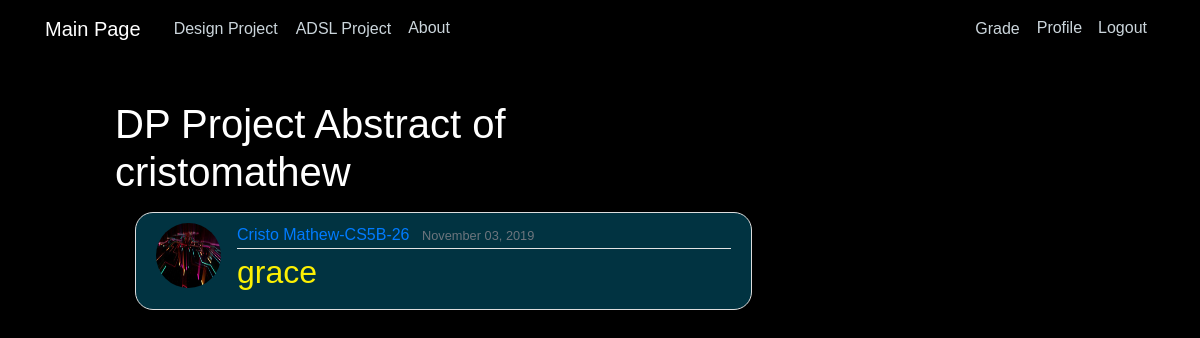
The page /DP/user/cristomathew (signed in) on the database its author committed.
### DP/models.py (models this page shows, shortened)
class Document(models.Model):
    title = models.CharField(max_length=100)
    description = models.CharField(max_length=255, blank=True)
    author = models.ForeignKey(User, on_delete=models.CASCADE)
    document = models.FileField(upload_to='documents/')
    uploaded_at = models.DateTimeField(default=timezone.now)
    class_div = models.CharField(max_length=10, default='Null')
    rollno = models.CharField(max_length=10, default='No')
    name = models.CharField(max_length=10, default='No')

### users/models.py (models this page shows, shortened)
class Profile(models.Model):
    user = models.OneToOneField(User, on_delete=models.CASCADE)
    name = models.CharField(max_length=30, default="name")
    class_div = models.CharField(max_length=10)
    rollno = models.CharField(max_length=10)
    image = models.ImageField(default='profile_pics/default.jpg', upload_to='profile_pics')

### DP/views.py (the view)
# urls.py: path('user/<str:username>',UserPostListView.as_view(), name="DP-user-abstract"),
class UserPostListView(LoginRequiredMixin,ListView):
    model = Document
    template_name = 'DP/user_abstract.html'
    context_object_name = 'posts'
    def get_queryset(self):
        user = get_object_or_404(User, username=self.kwargs.get('username'))
        return Document.objects.filter(author=user).order_by('uploaded_at')

### DP/templates/DP/user_abstract.html
{% extends "home/base.html" %}
{% load static %}
{% block content %}
    <h1 class="mb-3">DP Project Abstract of {{ view.kwargs.username }}</h1>
    {% for post in posts %}
    <article class="media content-section">
      <img class="rounded-circle article-img" src="{{ post.author.profile.image.url }}">
      <div class="media-body">
        <div class="article-metadata">
          <a class="mr-2" href="{% url 'DP-user-abstract' post.author.username %}">{{ post.author.profile.name }}-{{ post.author.profile.class_div }}-{{ post.author.profile.rollno }}</a>
          <small class="text-muted">{{ post.uploaded_at|date:"F d, Y" }}</small>
        </div>
        <h2><a class="article-title" href="{% url 'DP-abstract-detail' post.id %}" style="color:#fcf003">{{ post.title }}</a></h2>
      </div>
    </article>
    {% endfor %}
{% endblock content %}

### home/static/home/main.css (style rules this page uses)
body { color: #333333; margin-top: 5rem; font-family: Arial; padding: 100px; margin: 0; background: #000000; }
h1, h3, h4, h5, h6, p { color: #ffffff; }
h2 { color: #fcf003 }
.content-section { background: rgba(3, 102, 130, 0.5); padding: 10px 20px; border: 1px solid #dddddd; border-radius: 18px; margin-left: 20px; margin-bottom: 20px; }
.article-title { color: #bd063d; }
.article-img { height: 65px; width: 65px; margin-right: 16px; }
.article-metadata { padding-bottom: 1px; margin-bottom: 4px; border-bottom: 1px solid #e3e3e3 }

### rows shown on the page
Document: author.profile.image (picture), author.profile.name "Cristo Mathew", author.profile.class_div "CS5B", author.profile.rollno "26", uploaded_at "November 03, 2019", title "grace"

### other values the page prints
{{ view.kwargs.username }} "cristomathew"
